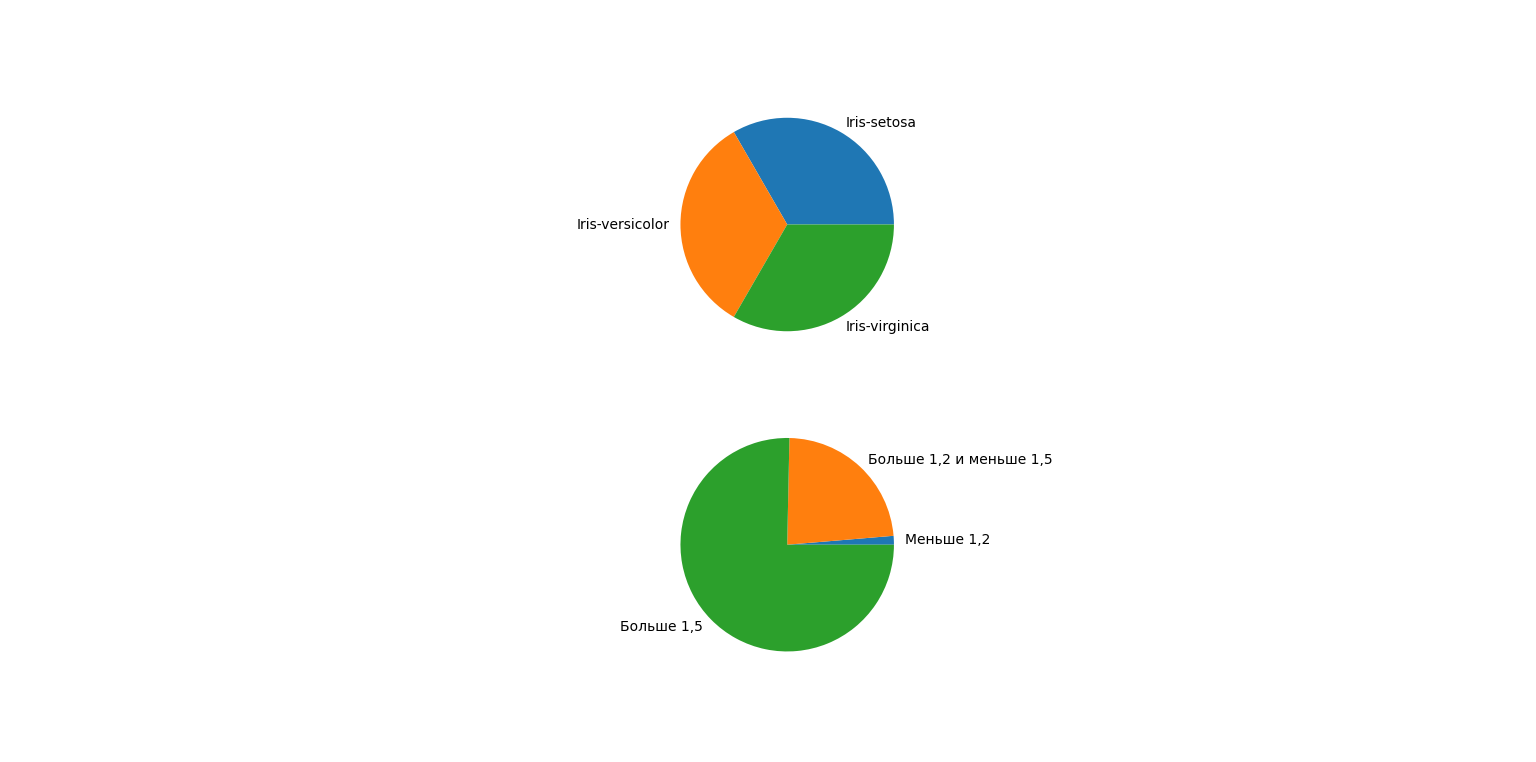

Here is the Python script that generated this plot:
import matplotlib.pyplot as plt
import numpy as np
import pandas as pd

df = pd.read_csv('iris_data.csv')
A = list((df['Species']))

B = A.count('Iris-setosa')
C = A.count('Iris-versicolor')
D = A.count('Iris-virginica')

E = list((df['PetalLengthCm']))

F = []
G = []
H = []

for i in range(len(E)):
    if E[i] < 1.2:
        F.append(E[i])
    elif E[i] >= 1.2 and E[i] <= 1.5:
        G.append(E[i])
    else:
        H.append(E[i])

fig = plt.figure(figsize = (16,9))
plt1 = fig.add_subplot(211)
plt2 = fig.add_subplot(212)

plt1.pie([B, C, D], labels = ['Iris-setosa','Iris-versicolor', 'Iris-virginica'])
plt2.pie([len(F), len(G), len(H)], labels = ['Меньше 1,2', 'Больше 1,2 и меньше 1,5', 'Больше 1,5'])

plt.show()
